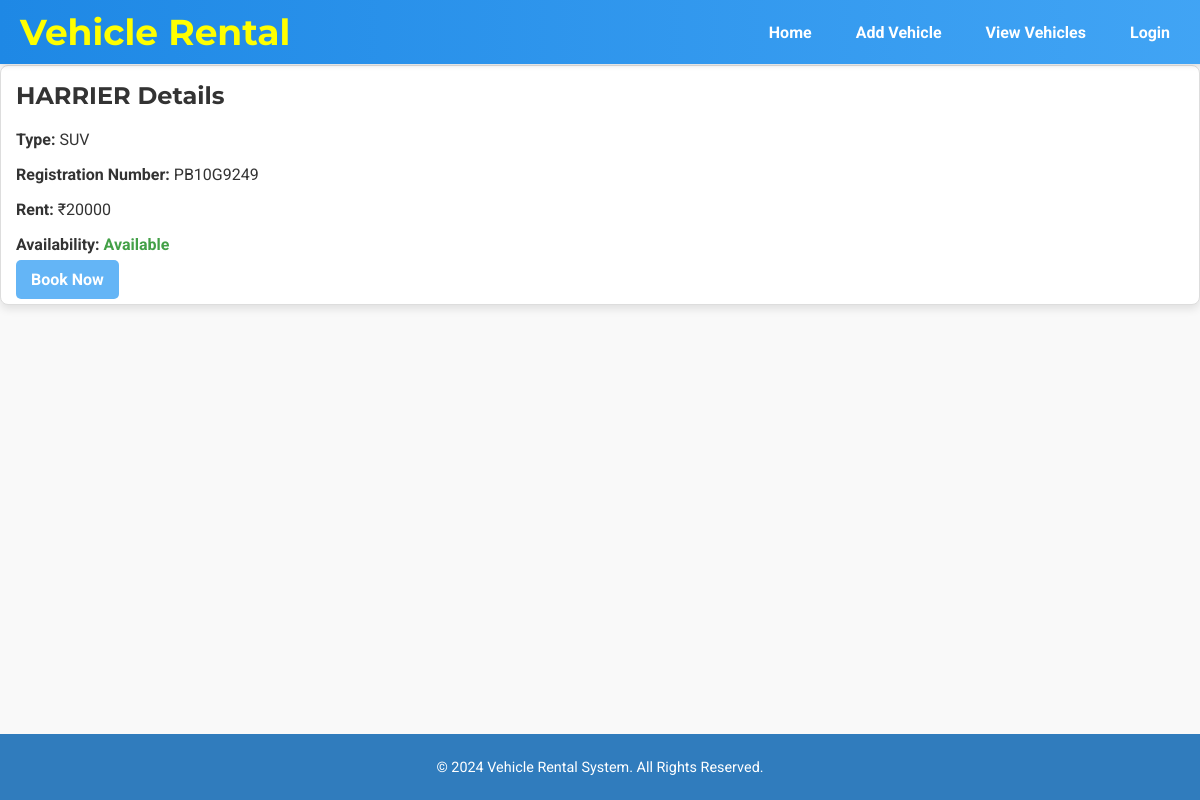
Screenshot of /vehicle/3 with the database file from the repository.
### app.py (models this page shows)
class Vehicle(db.Model):
    id = db.Column(db.Integer, primary_key=True)
    name = db.Column(db.String(150), nullable=False)
    type = db.Column(db.String(100), nullable=False)
    registration = db.Column(db.String(100), unique=True, nullable=False)
    rent = db.Column(db.Integer, nullable=False, default=0)
    available = db.Column(db.Boolean, default=True)
    bookings = db.relationship('Booking', backref='vehicle', lazy=True)
    reviews = db.relationship('Review', backref='vehicle', lazy=True)

### app.py (the view)
@app.route("/vehicle/<int:vehicle_id>", methods=["GET"])
def vehicle_details(vehicle_id):
    vehicle = Vehicle.query.get_or_404(vehicle_id)
    return render_template("vehicle_details.html", vehicle=vehicle)

### templates/vehicle_details.html (shortened to what this page needs)
<!DOCTYPE html>
<html lang="en">
<head>
    <link rel="stylesheet" href="{{ url_for('static', filename='style.css') }}">
</head>
<body>
    <header class="navbar">
        <div class="logo">
            <h1><a href="{{ url_for('home') }}">Vehicle Rental</a></h1>
        </div>
        <nav class="nav-links">
            <ul>
                <li><a href="{{ url_for('home') }}">Home</a></li>
                <li><a href="{{ url_for('add_vehicle') }}">Add Vehicle</a></li>
                <li><a href="{{ url_for('vehicles') }}">View Vehicles</a></li>
                {% if 'user_id' in session %}
                    <li><a href="{{ url_for('logout') }}">Logout</a></li>
                {% else %}
                    <li><a href="{{ url_for('login') }}">Login</a></li>
                {% endif %}
            </ul>
        </nav>
    </header>
    <section class="vehicle-details">
        <div class="vehicle-card">
            <h2>{{ vehicle.name }} Details</h2>
            <p><strong>Type:</strong> {{ vehicle.type }}</p>
            <p><strong>Registration Number:</strong> {{ vehicle.registration }}</p>
            <p><strong>Rent:</strong> ₹{{ vehicle.rent }}</p>
            <p><strong>Availability:</strong> <span class="{{ 'status-available' if vehicle.available else 'status-booked' }}">{{ 'Available' if vehicle.available else 'Currently Booked' }}</span></p>
            <a href="{{ url_for('book', vehicle_id=vehicle.id) }}" class="btn">Book Now</a>
        </div>
    </section>
    <footer class="sticky-footer">
        <div class="footer-content">
            <p>&copy; 2024 Vehicle Rental System. All Rights Reserved.</p>
        </div>
    </footer>
</body>
</html>

### static/style.css (style rules this page uses)
body { margin: 0; font-family: 'Roboto', sans-serif; background-color: #f9f9f9; color: #333; overflow-x: hidden; scroll-behavior: smooth; }
h1, h2 { font-family: 'Montserrat', sans-serif; }
a { text-decoration: none; color: inherit; }
h1 { text-align: center; color: #333; }
.navbar .logo h1 { margin: 0; font-size: 1.5rem; }
.navbar .logo a { color: white; text-decoration: none; }
.nav-links ul { list-style: none; padding: 0; margin: 0; display: flex; flex-wrap: wrap; }
.nav-links li { margin: 0 10px; }
.nav-links a { color: white; font-weight: bold; padding: 8px 12px; border-radius: 5px; transition: background-color 0.3s ease; white-space: nowrap; }
.vehicle-card { background: white; border: 1px solid #ddd; border-radius: 8px; padding: 15px; box-shadow: 0 4px 8px rgba(0, 0, 0, 0.1); transition: transform 0.3s ease, box-shadow 0.3s ease; }
.vehicle-card h2 { margin-top: 0; }
.status-available { color: #43a047; font-weight: bold; }
.btn { background-color: #64b5f6; color: white; padding: 10px 15px; border: none; border-radius: 5px; font-weight: bold; text-decoration: none; cursor: pointer; transition: background-color 0.3s ease, transform 0.3s ease; }
footer { background-color: #1e88e5; color: white; text-align: center; padding: 10px 0; margin-top: 30px; }
.footer-content { font-size: 0.9rem; }
.sticky-footer { position: fixed; bottom: 0; left: 0; width: 100%; background-color: #1e88e5; color: white; text-align: center; padding: 10px 0; }
.navbar { background: linear-gradient(90deg, #1e88e5, #42a5f5); color: white; padding: 10px 20px; display: flex; justify-content: space-between; align-items: center; box-shadow: 0 2px 5px rgba(0, 0, 0, 0.1); position: fixed; top: 0; width: 100%; z-index: 1000; animation: slideDown 0.5s ease-in-out; }
body { padding-top:65px; }
.sticky-footer { position: fixed; bottom: 0; left: 0; width: 100%; background-color: #307cbd; color: white; text-align: center; padding: 10px 0; }
.nav-links li:last-child a { padding-right: 40px; }
.navbar .logo h1 a { color: yellow; font-size: 2.25rem; }

### rows the page displays
Vehicle: name "HARRIER", type "SUV", registration "PB10G9249", rent "20000", available "Available"
